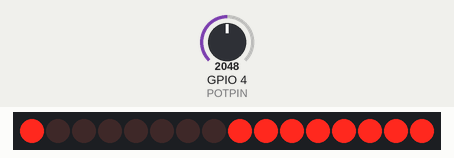
This sketch was run on a simulated ESP32. Shown: 16 shift-register outputs drawn as a row of LEDs (first output left, lit = HIGH). Wiring (inferred from the names in the program): 2 × shift register (74HC595): data GPIO 12; shift clock GPIO 13; latch GPIO 14. Wiring (inferred from the signals the program sends): row of LEDs: on Q0, Q1, Q2, Q3, Q4, Q5, Q6, Q7, Q8, Q9, Q10, Q11, Q12, Q13, Q14, Q15. The inputs (shaded band) are chosen by the test bench; at power-on: GPIO 4 (POTPIN) = 2048.

Above: at 1.2 s.
1.3 s: GPIO 4 (POTPIN) set to 1460
4.3 s: GPIO 4 (POTPIN) set to 1372
5.8 s: GPIO 4 (POTPIN) set to 0
7.3 s: GPIO 4 (POTPIN) set to 1228
At 9.5 s:
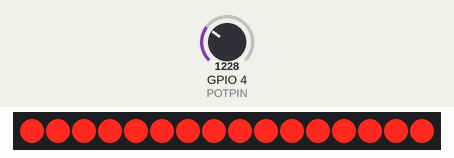
Timing chart, 0 to 11.3 s (numbered marks = the images above; inputs shaded):
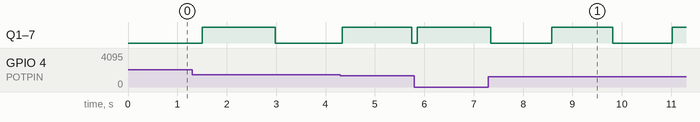

The sketch:

Lattice_Screen-6_ChangePicture.ino
```cpp
const int DATAPIN = 12;
const int CLOCKPIN = 13;
const int LATCHPIN = 14;
const int POTPIN = 4;

int flagShow = 0;
unsigned long oldTime = 0;
byte dataRow, dataCol;

int pic1[8] = { //Picture1
    0b10011001,
    0b00000000,
    0b00000000,
    0b00000000,
    0b10000001,
    0b11000011,
    0b11100111,
    0b11111111,
};

int pic2[8] = { //Picture2
    0b11111111,
    0b11011011,
    0b11000011,
    0b10000001,
    0b11000011,
    0b11100111,
    0b11111111,
    0b11111111,
};

void setup() {
    pinMode(LATCHPIN, OUTPUT);
    pinMode(CLOCKPIN, OUTPUT);
    pinMode(DATAPIN, OUTPUT);

    digitalWrite(CLOCKPIN, LOW);
    digitalWrite(LATCHPIN, LOW);

    Serial.begin(9600);

    analogSetWidth(10);
}

void loop() {
    int potVal = analogRead(POTPIN);
    if (millis() - oldTime >= potVal)
    {
        oldTime = millis();
        flagShow = !flagShow;
    }
    for (int i = 0; i <= 7; i++)
    {
        dataRow = 1 << i;
        if (flagShow)
        {
            dataCol = pic1[i];
        }
        else
        {
            dataCol = pic2[i];
        }
        LCD_Display();
    }
}

void LCD_Display()
{
    shiftOut(DATAPIN, CLOCKPIN, MSBFIRST, dataCol);
    shiftOut(DATAPIN, CLOCKPIN, LSBFIRST, dataRow);
    digitalWrite(LATCHPIN, HIGH);
    digitalWrite(LATCHPIN, LOW);
}
```

Measured:
- after the input at 7.3 s, Q1–7: alternates HIGH for 1.2 s and LOW for 1.2 s, starting at once
